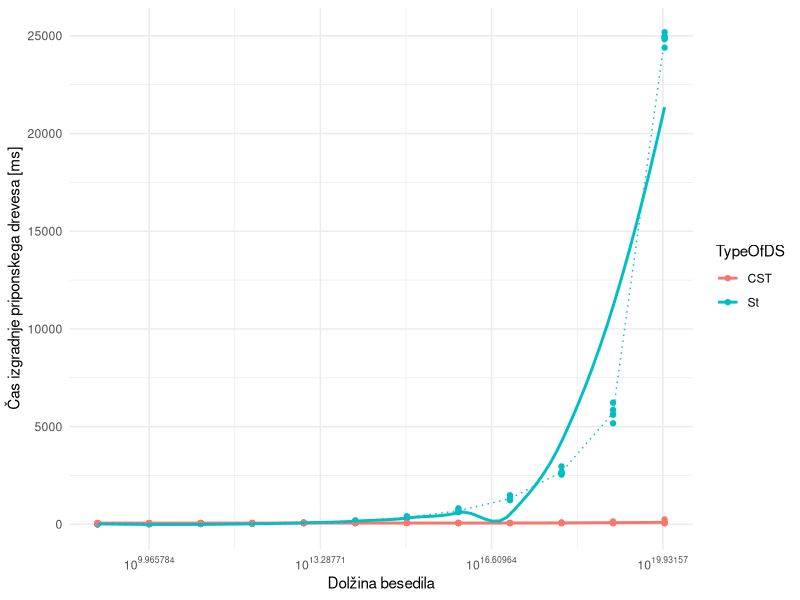
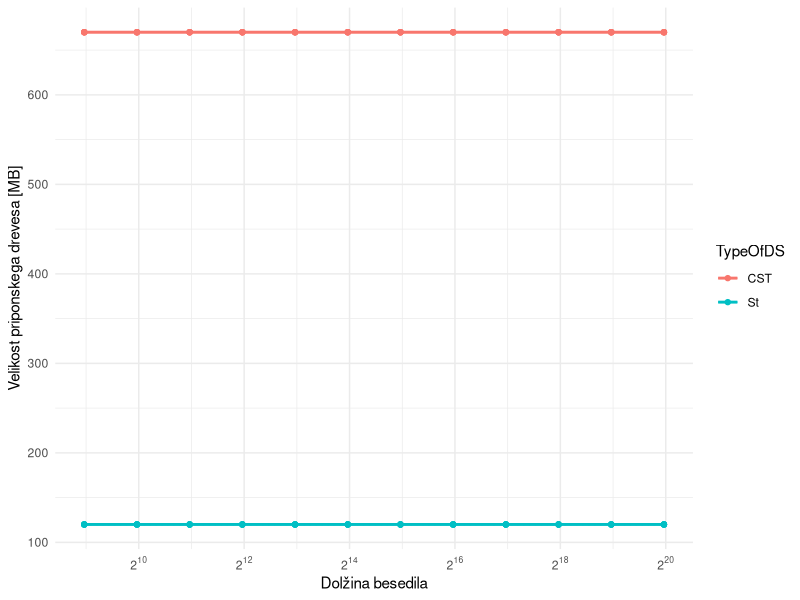
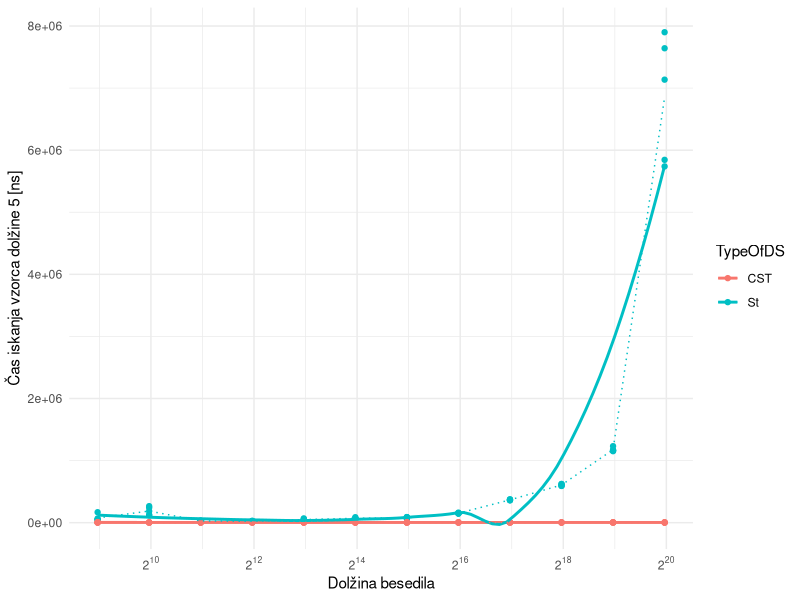
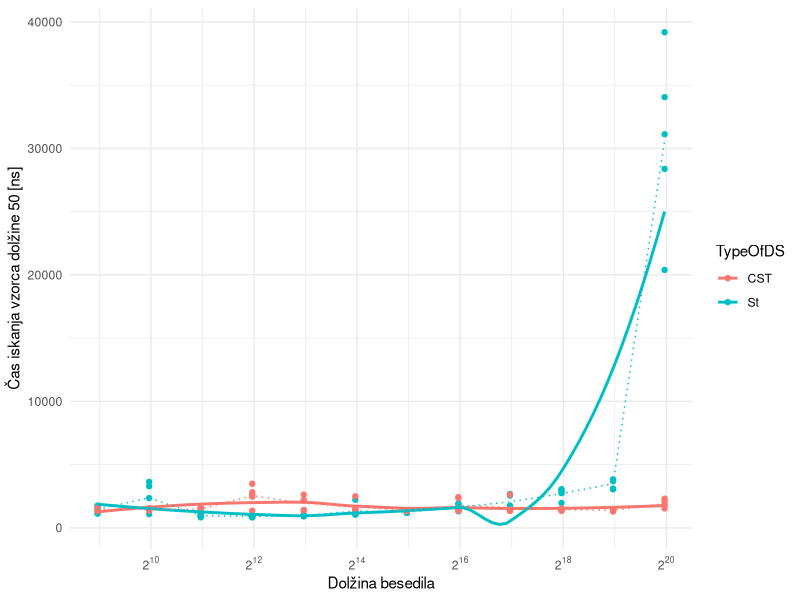
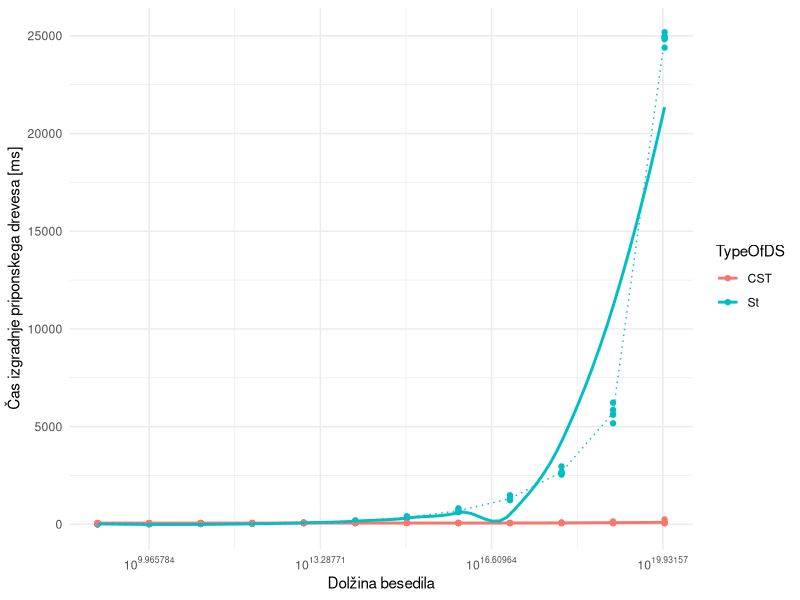
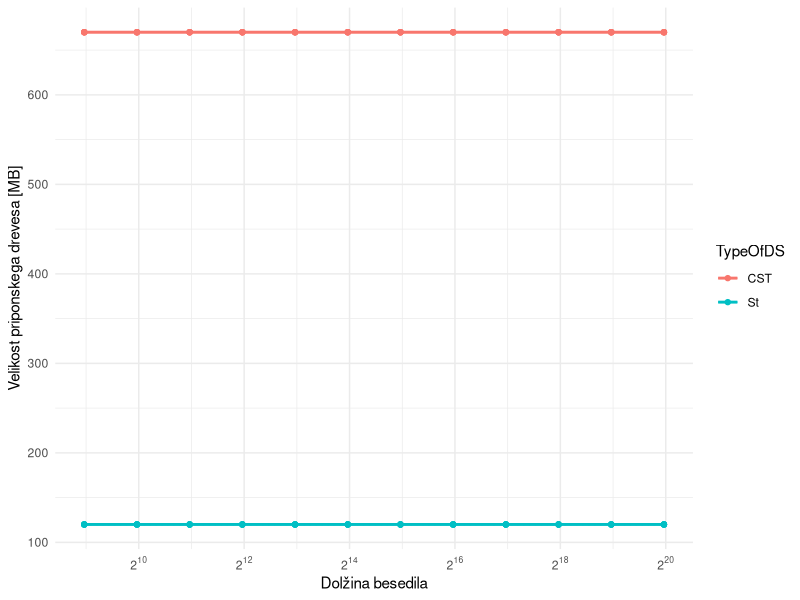
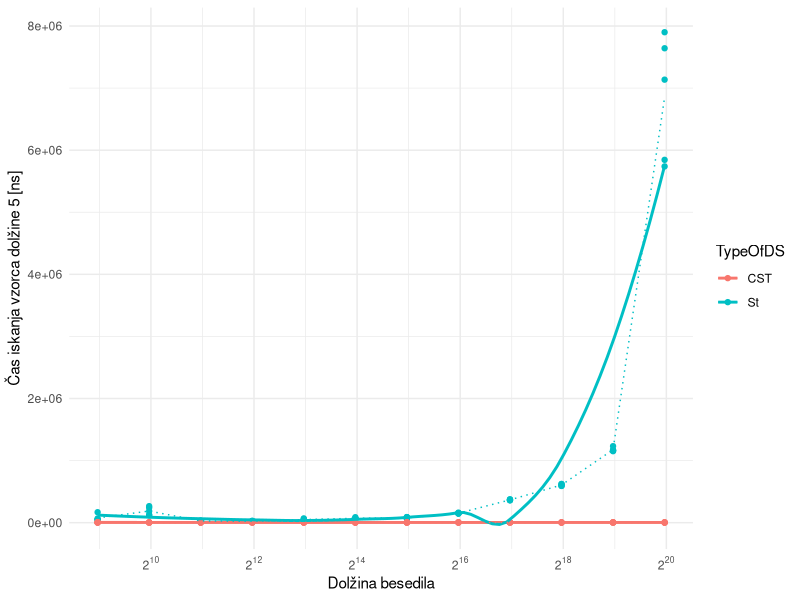
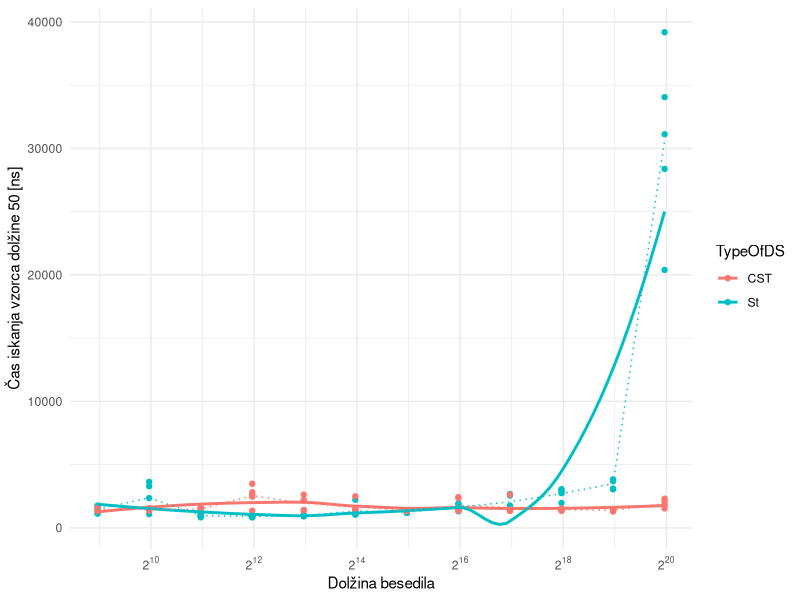

Write R code to recreate these figures, in order. (Note: this script raises an error after producing the figures.)
library(tidyverse)
library(scales)
data<- read.csv("rezNovPc.csv")
data%>% ggplot()+
  aes(x=SizeRun,y=Time,color=TypeOfDS)+
  geom_point()+
  geom_smooth(se=F)+stat_summary(fun=mean,geom = 'line',linetype = 'dotted')+
  theme_minimal()+
  #scale_color_manual(values=c("#00BFC4"))+
  scale_x_continuous(trans = log2_trans(), breaks = trans_breaks("log2", function(x) 2^x),
                     labels = trans_format("log2", math_format(2^.x)))+
  scale_x_continuous(trans = log10_trans(), breaks = trans_breaks("log10", function(x) 10^x),
                     labels = trans_format("log2", math_format(10^.x)))+
  labs(y="Čas izgradnje priponskega drevesa [ms]",x="Dolžina besedila")
ggsave("./Img/izgradnjaDrecvesaNovPC.png")

data%>% ggplot()+
  aes(x=SizeRun,y=SizeInBytes,color=TypeOfDS)+
  geom_point()+
  geom_smooth(se=F)+stat_summary(fun=mean,geom = 'line',linetype = 'dotted')+
  theme_minimal()+   
  #scale_color_manual(values=c("#00BFC4"))+
  scale_x_continuous(trans = log2_trans(), breaks = trans_breaks("log2", function(x) 2^x),
                     labels = trans_format("log2", math_format(2^.x)))+
  labs(y="Velikost priponskega drevesa [MB]",x="Dolžina besedila")
ggsave("./Img/velikostDrecvesaNovPC.png", bg="white")
data %>% ggplot()+
  aes(x=SizeRun,y=tFind5,color=TypeOfDS)+
  geom_point()+
  geom_smooth(se=F)+stat_summary(fun=mean,geom = 'line',linetype = 'dotted')+
  theme_minimal()+   #scale_color_manual(values=c("#00BFC4"))+
  scale_x_continuous(trans = log2_trans(), breaks = trans_breaks("log2", function(x) 2^x),
                     labels = trans_format("log2", math_format(2^.x)))+
  labs(y="Čas iskanja vzorca dolžine 5 [ns]",x="Dolžina besedila")
ggsave("./Img/iskanje5NovPC.png", bg="white")
data %>% ggplot()+
  aes(x=SizeRun,y=tFind50,color=TypeOfDS)+
  geom_point()+
  geom_smooth(se=F)+stat_summary(fun=mean,geom = 'line',linetype = 'dotted')+
  theme_minimal()+   #scale_color_manual(values=c("#00BFC4"))+
  scale_x_continuous(trans = log2_trans(), breaks = trans_breaks("log2", function(x) 2^x),
                     labels = trans_format("log2", math_format(2^.x)))+
  labs(y="Čas iskanja vzorca dolžine 50 [ns]",x="Dolžina besedila")
ggsave("./Img/iskanje50NovPc.png", bg="white")
data %>% ggplot()+
  aes(x=SizeRun,y=tFind50000,color=TypeOfDS)+
  geom_point()+
  geom_smooth(se=F)+stat_summary(fun=mean,geom = 'line',linetype = 'dotted')+
  theme_minimal()+   #scale_color_manual(values=c("#00BFC4"))+
  scale_x_continuous(trans = log2_trans(), breaks = trans_breaks("log2", function(x) 2^x),
                     labels = trans_format("log2", math_format(2^.x)))+
  labs(y="Čas iskanja vzorca dolžine 500 [ns]",x="Dolžina besedila")
ggsave("./Img/iskanje20ST.png", bg="white")


data %>% ggplot()+
  aes(x=SizeRun,y=tFindLog,color=TypeOfDS)+
  geom_point()+
  geom_smooth(se=F)+stat_summary(fun=mean,geom = 'line',linetype = 'dotted')+
  theme_minimal()+   #scale_color_manual(values=c("#00BFC4"))+
  scale_x_continuous(trans = log2_trans(), breaks = trans_breaks("log2", function(x) 2^x),
                     labels = trans_format("log2", math_format(2^.x)))+
  labs(y="Čas iskanja vzorca dolžine log(n) [ns]",x="Dolžina besedila")
ggsave("./Img/iskanjeLogST.png", bg="white")
